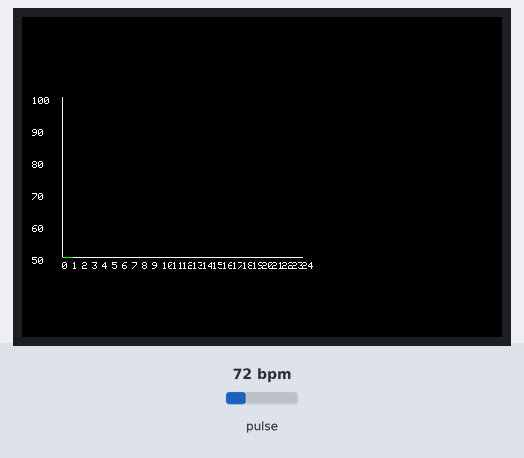
Recording of a sketch running on a simulated ESP32. Parts: 480×320 colour display. Inputs (shaded band) come from the test bench; at power-on: pulse 72 bpm. What the sketch prints to the serial monitor is not drawn.

Above: at 1.5 s.
1.6 s: pulse set to 70 bpm
4.5 s: pulse set to 158 bpm
At 5.62 s:
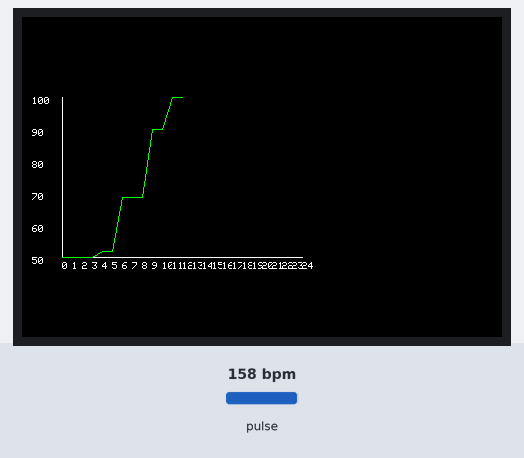
6.1 s: pulse set to 42 bpm
At 10.8 s:
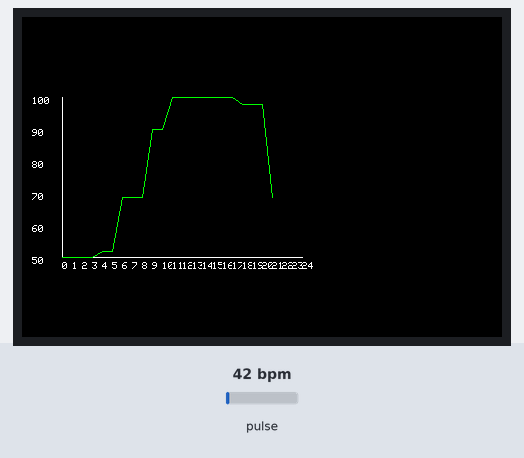
Timing chart, 0 to 12.3 s (numbered marks = the images above; inputs shaded):
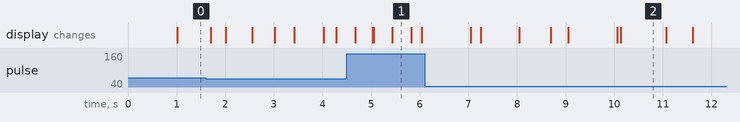

The sketch:

temp_sen_working_with_TFT.ino
```cpp
#include <Wire.h>
#include "MAX30105.h"
#include <TFT_eSPI.h>
#include "heartRate.h"

MAX30105 particleSensor;
TFT_eSPI tft = TFT_eSPI();
const byte RATE_SIZE = 4; // Increase this for more averaging. 4 is good.
byte rates[RATE_SIZE];    // Array of heart rates
byte rateSpot = 0;
long lastBeat = 0;        // Time at which the last beat occurred

float beatsPerMinute;
int beatAvg;

// Graph area and parameters
int graphWidth = 240;     // Width of the graph
int graphHeight = 160;    // Height of the graph
int graphX = 40;          // X position of the graph
int graphY = 80;          // Y position of the graph
int lastY;                // Last Y position to draw a smooth line
int currentX = graphX;   // Current X position for plotting
unsigned long lastUpdate = 0; // Timestamp for the last update
const unsigned long updateInterval = 1000; // Update every second

void setup() {
  Serial.begin(115200);
  Serial.println("Initializing...");

  // Initialize sensor
  Wire.begin(8, 9);
  if (!particleSensor.begin(Wire, I2C_SPEED_FAST)) { // Use default I2C port, 400kHz speed
    Serial.println("MAX30105 was not found. Please check wiring/power.");
    while (1);
  }

  Serial.println("Place your index finger on the sensor with steady pressure.");

  particleSensor.setup(); // Configure sensor with default settings
  particleSensor.setPulseAmplitudeRed(0x0A); // Turn Red LED to low to indicate sensor is running
  particleSensor.setPulseAmplitudeGreen(0); // Turn off Green LED

  tft.init();
  tft.setRotation(1);           // Rotate the screen to landscape mode
  tft.fillScreen(TFT_BLACK);    // Fill screen with black color
  tft.setTextColor(TFT_WHITE, TFT_BLACK); // Set text color and background

  // Initialize last point positions
  lastY = graphY + graphHeight / 2; // Start in the middle
  drawGraphAxes();
}

void loop() {
  long irValue = particleSensor.getIR();

  if (checkForBeat(irValue) == true) {
    // We sensed a beat!
    long delta = millis() - lastBeat;
    lastBeat = millis();

    beatsPerMinute = 60 / (delta / 1000.0);

    if (beatsPerMinute < 255 && beatsPerMinute > 20) {
      rates[rateSpot++] = (byte)beatsPerMinute; // Store this reading in the array
      rateSpot %= RATE_SIZE; // Wrap variable

      // Take average of readings
      beatAvg = 0;
      for (byte x = 0; x < RATE_SIZE; x++) {
        beatAvg += rates[x];
      }
      beatAvg /= RATE_SIZE;

      // Ensure BPM is within 50 to 100 range
      if (beatAvg < 50) beatAvg = 50;
      if (beatAvg > 100) beatAvg = 100;

      // Serial output
      Serial.print("BPM = ");
      Serial.println(beatAvg);

      // Map heartbeat average to the graph height
      int mappedY = map(beatAvg, 50, 100, graphY + graphHeight, graphY); // Map BPM to Y-axis

      // Plot the heartbeat data on the TFT screen
      plotHeartbeatData(mappedY);
    }
  }

  // Update the graph every second
  if (millis() - lastUpdate >= updateInterval) {
    lastUpdate = millis();
    plotHeartbeatData(lastY); // Keep the lastY for continuous display
  }
}

// Draw the graph axes (X-axis and Y-axis)
void drawGraphAxes() {
  tft.drawLine(graphX, graphY + graphHeight, graphX + graphWidth, graphY + graphHeight, TFT_WHITE); // X-axis
  tft.drawLine(graphX, graphY, graphX, graphY + graphHeight, TFT_WHITE); // Y-axis

  // Draw X-axis labels (time)
  for (int i = 0; i <= graphWidth; i += 10) {
    tft.setCursor(graphX + i, graphY + graphHeight + 5);
    tft.print(i / 10); // Print time in increments of 10 seconds
  }

  // Draw Y-axis labels (BPM)
  for (int i = 50; i <= 100; i += 10) {
    tft.setCursor(graphX - 30, graphY + graphHeight - map(i, 50, 100, 0, graphHeight));
    tft.print(i); // Print BPM values from 50 to 100
  }
}

// Plot heartbeat data on the graph
void plotHeartbeatData(int newY) {
  // Draw a line to the new point from the last point
  if (currentX > graphX) { // Only draw if it's not the first point
    tft.drawLine(currentX - 10, lastY, currentX, newY, TFT_GREEN); // Draw line between the last point and the new point
  }

  // Update the last point coordinates
  lastY = newY;

  // Increment currentX for the next data point
  currentX += 10; // Increment by 10 for 10-second gap

  // Reset if the graph is full
  if (currentX >= graphX + graphWidth) {
    currentX = graphX; // Reset to the start
    tft.fillRect(graphX, graphY, graphWidth, graphHeight, TFT_BLACK); // Clear the graph area
    drawGraphAxes(); // Redraw axes
  }
}
```
